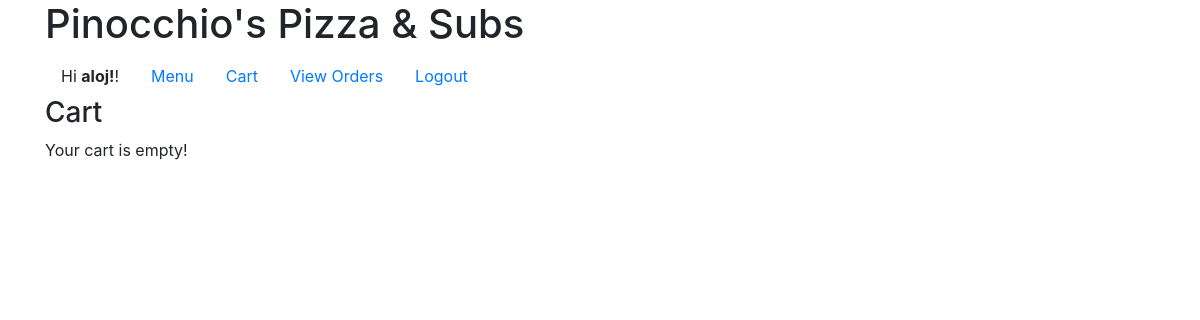
The page /cart/ (signed in) on the database as committed earlier.
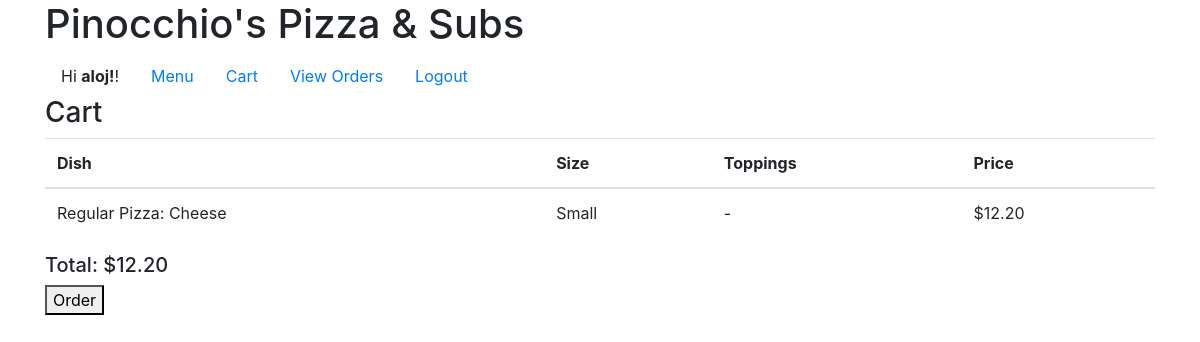
The same page on the database as committed later.
### orders/models.py (models this page shows, shortened)
class Dish(models.Model):
    name = models.CharField(max_length=30)
    min_global_toppings = models.PositiveSmallIntegerField(default=0)
    max_global_toppings = models.PositiveSmallIntegerField(default=0)
    min_local_toppings = models.PositiveSmallIntegerField(default=0)
    max_local_toppings = models.PositiveSmallIntegerField(default=0)
    price = models.DecimalField(max_digits=4, decimal_places=2, null=True, blank=True)
    price_small = models.DecimalField("Small size price", max_digits=4, decimal_places=2, null=True, blank=True)
    price_large = models.DecimalField("Large size price", max_digits=4, decimal_places=2, null=True, blank=True)
    menu_section = models.ForeignKey(MenuSection, on_delete=models.CASCADE)
    local_available_toppings = models.ManyToManyField(Topping, blank=True)
    def __str__(self):
        return f"{self.menu_section}: {self.name}"

class MenuSection(models.Model):
    title = models.CharField(max_length=30)
    global_available_toppings = models.ManyToManyField(Topping, blank=True)
    topping_price_is_included = models.BooleanField("Prices for toppings are included in the price of the dish")
    def __str__(self):
        return self.title

### accounts/models.py (models this page shows, shortened)
class Item(models.Model):
    dish = models.ForeignKey(Dish, on_delete=models.CASCADE)
    size_choices = [] # initialized in the create method
    size = models.CharField(max_length=10, choices=size_choices)
    toppings = models.ManyToManyField(Topping, blank=True)
    order = models.ForeignKey(Order, on_delete=models.CASCADE, null=True)
    @classmethod
    def create(cls, dish):
        size_choices = []
        if dish.price != None:
            size_choices += [('regular', 'Regular')]
        if dish.price_small != None:
            size_choices += [('small', 'Small')]
        if dish.price_large != None:
            size_choices += [('large', 'Large')]
        item = cls(
            dish=dish,
        )
        item.size_choices=size_choices
        return item
    def calculate_price(self):
        price = {"Regular": self.dish.price, "Small": self.dish.price_small, "Large": self.dish.price_large, "": self.dish.price}[self.size]
        if self.dish.menu_section.topping_price_is_included:
            return price
        else:
            return price + sum(topping.price for topping in self.toppings.all())

class Order(models.Model):
    customer = models.ForeignKey(Customer, on_delete=models.PROTECT, null=True)
    date = models.DateTimeField(null=True)
    placed = models.BooleanField(default=False)
    price = models.DecimalField(max_digits=4, decimal_places=2, null=True)
    completed = models.BooleanField(default=False)
    completed_date = models.DateTimeField(null=True)

### orders/views.py (the view)
# urls.py: path("cart/", views.cart, name="cart"),
def cart(request):
    current_customer = request.user.customer
    cart = current_customer.cart
    if cart == None:
        cart_items = []
    else:
        cart_items = cart.item_set.all()
    empty_cart = len(cart_items) == 0
    variables = {
        'empty_cart': empty_cart
    }
    if not empty_cart:
        variables['total'] = cart.price
        variables['items'] = [
            {
                'dish': item.dish,
                'size': item.size,
                'toppings': item.toppings.all(),
                'price': item.calculate_price()
            }
            for item in cart_items
        ]
    return render(request, 'orders/cart.html', variables)

### orders/templates/orders/cart.html (shortened to what this page needs)
{% extends 'base.html' %}
{% block subheading %}Cart{% endblock %}
{% block content %}
{% if empty_cart %}
Your cart is empty!
{% else %}
<table class="table">
    <thead>
        <tr>
            <th scope="col">Dish</th>
            <th scope="col">Size</th>
            <th scope="col">Toppings</th>
            <th scope="col">Price</th>
        </tr>
    </thead>
    <tbody>
        {% for item in items %}
        <tr>
            <td>{{item.dish}}</td>
            <td>{% if item.size != 'Regular' %}{{item.size}}{% else %}-{% endif %}</td>
            <td>
                {% if item.toppings %}{{ item.toppings|join:", " }}{% else %}-{% endif %}
            </td>
            <td>${{item.price}}</td>
        </tr>
        {% endfor %}
    </tbody>
</table>
<h5>Total: ${{total}}</h5>
<form method='POST' action='/place_order/'>
    <button>Order</button>
</form>
{% endif %}
{% endblock %}

Rows that differ between the two databases and show on the page:
now on this page (row unchanged): Dish: dish "Regular Pizza: Cheese", size "Small", price "12.20"
added Order: price "12.20"
Other text that changed with them:
text no longer shown: "Your cart is empty!"
text now shown: "Dish Size Toppings Price Total: $ Order"
